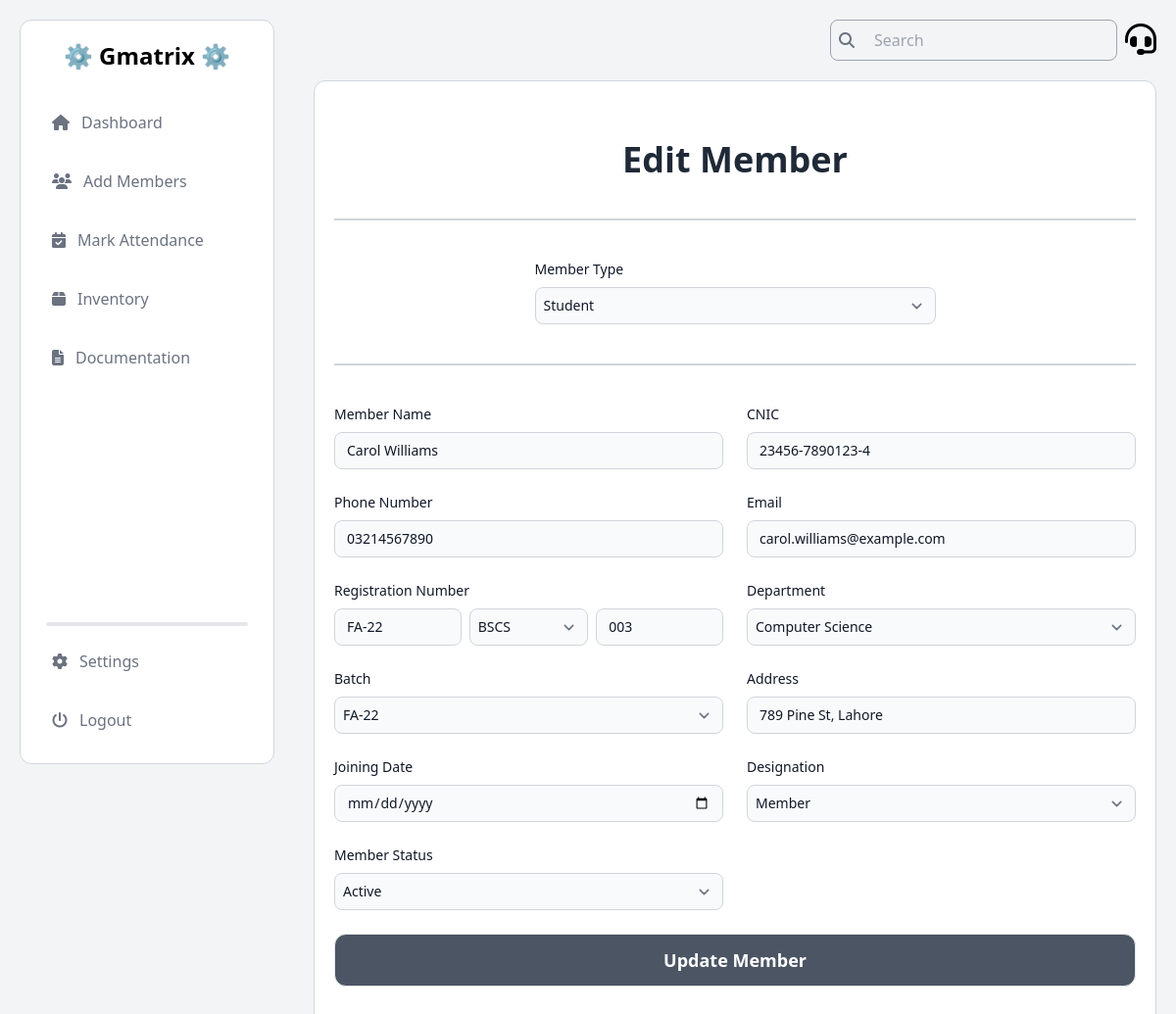
Screenshot of /edit-member/4/ (signed in) with the database file from the repository.
### Members/models.py (models this page shows, shortened)
class Member(models.Model):
    CATEGORY_CHOICES = [
        ('Student', 'Student'),
        ('Alumni', 'Alumni'),
    ]
    DEPARTMENT_CHOICES = [
        ('Computer Science', 'Computer Science'),
        ('Software Engineering', 'Software Engineering'),
        ('Information Technology', 'Information Technology'),
    ]
    DESIGNATION_CHOICES = [
        ('President', 'President'),
        ('Vice President', 'Vice President'),
        ('General Secretary', 'General Secretary'),
        ('Information Secretary', 'Information Secretary'),
        ('Finance Secretary', 'Finance Secretary'),
        ('Media Head', 'Media Head'),
        ('Event Head', 'Event Head'),
        ('Documentation Head', 'Documentation Head'),
        ('Member', 'Member'),
    ]
    BATCH_CHOICES = [
        ('SP-25', 'SP-25'),
        ('FA-25', 'FA-25'),
        ('SP-24', 'SP-24'),
        ('FA-24', 'FA-24'),
        ('FA-23', 'FA-23'),
        ('SP-23', 'SP-23'),
        ('FA-22', 'FA-22'),
        ('SP-22', 'SP-22'),
        ('FA-21', 'FA-21'),
        ('SP-21', 'SP-21'),
        ('FA-20', 'FA-20'),
        ('SP-20', 'SP-20'),
        ('FA-19', 'FA-19'),
        ('SP-19', 'SP-19'),
        ('FA-18', 'FA-18'),
        ('SP-18', 'SP-18'),
        ('FA-17', 'FA-17'),
        ('SP-17', 'SP-17'),
        ('FA-16', 'FA-16'),
        ('SP-16', 'SP-16'),
    ]
    STATUS_CHOICES = [
        ('Active', 'Active'),
        ('Inactive', 'Inactive'),
        ('On Warning', 'On Warning'),
        ('Terminated', 'Terminated'),
    ]
    category = models.CharField(max_length=10, choices=CATEGORY_CHOICES)
    name = models.CharField(max_length=100)
    cnic = models.CharField(max_length=15)
    phone_no = models.CharField(max_length=11)
    email = models.EmailField()
    batch_year = models.CharField(max_length=10, default='FA-23')
    dept_degree = models.CharField(max_length=10, default='BSCS')
    roll_num = models.CharField(max_length=10, default='000')
    department = models.CharField(max_length=50, choices=DEPARTMENT_CHOICES)
    batch = models.CharField(max_length=10, choices=BATCH_CHOICES, default='FA-23')
    address = models.CharField(max_length=255)
    joining_date = models.DateField()
    designation = models.CharField(max_length=50, choices=DESIGNATION_CHOICES)
    status = models.CharField(max_length=20, choices=STATUS_CHOICES, default='Inactive')

### Members/views.py (the view)
# urls.py: path('edit-member/<int:member_id>/', edit_member, name='edit_member'),
@login_required
def edit_member(request, member_id):
    member = get_object_or_404(Member, id=member_id)
    form = MemberForm(instance=member)
    if request.method == 'POST':
        form = MemberForm(request.POST, instance=member)
        if form.is_valid():
            form.save()
            messages.success(request, 'Member updated successfully.')
            return redirect(f"{reverse('edit_member', kwargs={'member_id': member.id})}?success=true")
    return render(request, 'Members/edit_member.html', {'form': form, 'member': member})

### Members/forms.py
class MemberForm(forms.ModelForm):
    class Meta:
        model = Member
        fields = ['category', 'name', 'cnic', 'phone_no', 'email', 'batch_year', 'dept_degree', 'roll_num', 'department', 'batch', 'address', 'joining_date', 'designation', 'status']
    def __init__(self, *args, **kwargs):
        super().__init__(*args, **kwargs)
        if not self.instance.pk and 'status' not in self.initial:
            self.fields['status'].initial = 'Inactive'

### Members/templates/Members/edit_member.html (shortened to what this page needs)
{% load static tailwind_tags %}
<!DOCTYPE html>
<html lang="en">
<head>
  <link rel="stylesheet" href="https://cdnjs.cloudflare.com/ajax/libs/font-awesome/6.6.0/css/all.min.css">
  <link rel="stylesheet" href="https://cdn.jsdelivr.net/npm/toastify-js/src/toastify.min.css">
  {% tailwind_css %}
</head>
<body class="flex bg-gray-100">
  <aside class="h-screen w-1/4 p-5 fixed">
    {% include "Dashboard/admin_nav.html" %}
  </aside>
  <section class="h-screen w-3/4 p-5 absolute inset-y-0 right-0">
    {% include "Dashboard/admin_header.html" %}
    <main class="mt-5 text-black bg-white rounded-xl border border-gray-300 px-5 py-10">
      <h1 class="mt-5 font-bold text-center text-4xl text-gray-800 mb-8">Edit Member</h1>
      <hr class="my-10 border border-gray-300" />
      <form id="memberForm" action="{% url 'edit_member' member.id %}" method="POST">
        <div class="w-1/2 mx-auto">
          <label class="block mb-2 text-sm font-medium text-gray-900">Member Type</label>
          <select name="category" id="category"
            class="bg-gray-50 p-2 placeholder-gray-400 border border-gray-300 text-gray-900 text-sm rounded-lg focus:ring-blue-500 focus:border-blue-500 block w-full">
            <option value="Student" {% if member.category == 'Student' %}selected{% endif %}>Student</option>
          </select>
        </div>
        <hr class="my-10 border border-gray-300" />
        <div class="grid gap-6 mb-6 md:grid-cols-2">
          <div>
            <label class="block mb-2 text-sm font-medium text-gray-900">Member Name</label>
            <input type="text" placeholder="Karimullah" name="name" value="{{ member.name }}" required
              class="bg-gray-50 placeholder-gray-400 border border-gray-300 text-gray-900 text-sm rounded-lg focus:ring-blue-500 focus:border-blue-500 block w-full" />
          </div>
          <div>
            <label class="block mb-2 text-sm font-medium text-gray-900">CNIC</label>
            <input type="text" placeholder="35201-1234567-8" name="cnic" value="{{ member.cnic }}" required id="cnicInput"
              class="bg-gray-50 placeholder-gray-400 border border-gray-300 text-gray-900 text-sm rounded-lg focus:ring-blue-500 focus:border-blue-500 block w-full" />
          </div>
          <div>
            <label class="block mb-2 text-sm font-medium text-gray-900">Phone Number</label>
            <input type="text" placeholder="03009410503" minlength="11" maxlength="11" name="phone_no" value="{{ member.phone_no }}" required
              class="bg-gray-50 placeholder-gray-400 border border-gray-300 text-gray-900 text-sm rounded-lg focus:ring-blue-500 focus:border-blue-500 block w-full" />
          </div>
          <div>
            <label class="block mb-2 text-sm font-medium text-gray-900">Email</label>
            <input type="email" placeholder="fa21-bscs-342@lgu.edu.pk" name="email" value="{{ member.email }}" required
              class="bg-gray-50 placeholder-gray-400 border border-gray-300 text-gray-900 text-sm rounded-lg focus:ring-blue-500 focus:border-blue-500 block w-full" />
          </div>
          <div id="reg_num">
            <label class="block mb-2 text-sm font-medium text-gray-900">Registration Number</label>
            <div class="flex items-center">
              <input id="batch_year" type="text" placeholder="FA-2021" name="batch_year" value="{{ member.batch_year }}" oninput="formatBatchYear(this)"
                class="flex-1 mr-2 bg-gray-50 placeholder-gray-400 border border-gray-300 text-gray-900 text-sm rounded-lg focus:ring-blue-500 focus:border-blue-500 block w-full" />
              <select id="dept_degree" name="dept_degree" required
                class="flex-1 mr-2 p-2 bg-gray-50 border border-gray-300 text-gray-900 text-sm rounded-lg focus:ring-blue-500 focus:border-blue-500 block w-full">
                <option value="BSCS" {% if member.dept_degree == 'BSCS' %}selected{% endif %}>BSCS</option>
              </select>
              <input id="roll_num" type="text" placeholder="342" name="roll_num" value="{{ member.roll_num }}" oninput="formatRollNumber(this)"
                class="flex-1 bg-gray-50 placeholder-gray-400 border border-gray-300 text-gray-900 text-sm rounded-lg focus:ring-blue-500 focus:border-blue-500 block w-full" />
            </div>
          </div>
          <div>
            <label class="block mb-2 text-sm font-medium text-gray-900">Department</label>
            <select id="department" name="department"
              class="bg-gray-50 p-2 placeholder-gray-400 border border-gray-300 text-gray-900 text-sm rounded-lg focus:ring-blue-500 focus:border-blue-500 block w-full">
              <option value="Computer Science" {% if member.department == 'Computer Science' %}selected{% endif %}>Computer Science</option>
            </select>
          </div>
          <div>
            <label class="block mb-2 text-sm font-medium text-gray-900">Batch</label>
            <select id="batch" name="batch"
              class="bg-gray-50 p-2 placeholder-gray-400 border border-gray-300 text-gray-900 text-sm rounded-lg focus:ring-blue-500 focus:border-blue-500 block w-full">
              <option value="FA-22" {% if member.batch == 'FA-22' %}selected{% endif %}>FA-22</option>
            </select>
          </div>
          <div>
            <label class="block mb-2 text-sm font-medium text-gray-900">Address</label>
            <input type="text" placeholder="Robotics Lab Old Building" name="address" value="{{ member.address }}" required
              class="bg-gray-50 placeholder-gray-400 border border-gray-300 text-gray-900 text-sm rounded-lg focus:ring-blue-500 focus:border-blue-500 block w-full" />
          </div>
      <div>
            <label class="block mb-2 text-sm font-medium text-gray-900">Joining Date</label>
            <input type="date" name="joining_date" value="{{ member.joining_date }}" required
              class="bg-gray-50 placeholder-gray-400 border border-gray-300 text-gray-900 text-sm rounded-lg focus:ring-blue-500 focus:border-blue-500 block w-full" />
          </div>
          <div>
            <label class="block mb-2 text-sm font-medium text-gray-900">Designation</label>
            <select name="designation" id="designation" required
              class="bg-gray-50 p-2 placeholder-gray-400 border border-gray-300 text-gray-900 text-sm rounded-lg focus:ring-blue-500 focus:border-blue-500 block w-full">
              <option value="Member" {% if member.designation == 'Member' %}selected{% endif %}>Member</option>
            </select>
          </div>
          <div>
            <label class="block mb-2 text-sm font-medium text-gray-900">Member Status</label>
            <select name="status" id="status"
              class="bg-gray-50 p-2 placeholder-gray-400 border border-gray-300 text-gray-900 text-sm rounded-lg focus:ring-blue-500 focus:border-blue-500 block w-full">
              <option value="Active" {% if member.status == 'Active' %}selected{% endif %}>Active</option>
            </select>
          </div>
        </div>
        <button type="submit" id="submitButton" class="w-full rounded-xl bg-gray-600 text-white font-bold text-lg py-3 border hover:bg-blue-600">
         Update Member
        </button>
      </form>
    </main>
  </section>
</body>
</html>

### rows the page displays
Member: category "Student", name "Carol Williams", cnic "23456-7890123-4", phone_no "03214567890", email "carol.williams@example.com", batch_year "FA-22", dept_degree "BSCS", roll_num "003", department "Computer Science", batch "FA-22", address "789 Pine St, Lahore", designation "Member", status "Active"
